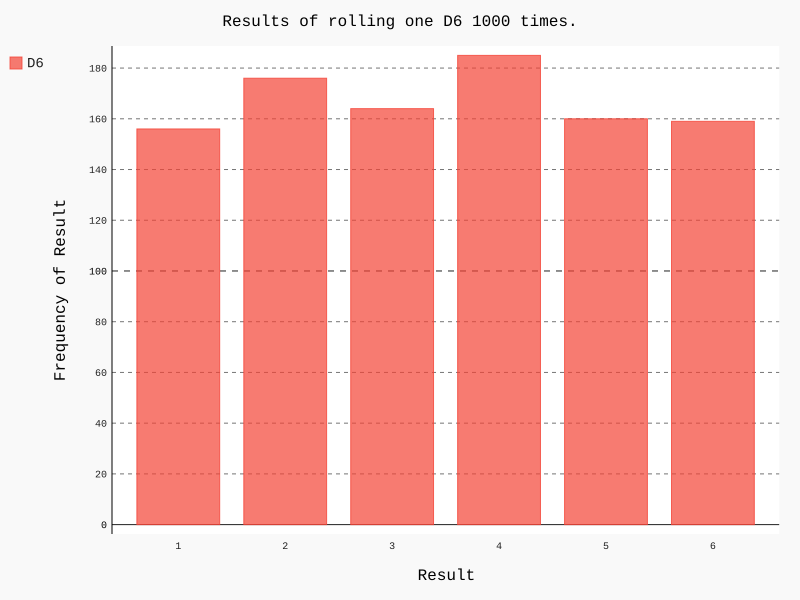

Python code for this plot:
import pygal

from die import Die

# Cria um D6.
die = Die()

# Faz alguns lançamentos e armazena os resultados em uma lista.
results = [die.roll() for roll_num in range(1000)]

# Analisa os resultados.
frequencies = [results.count(value) for value in range(1, die.num_sides + 1)]

# Visualiza os resultados.
hist = pygal.Bar()

hist.title = "Results of rolling one D6 1000 times."
hist.x_labels = [str(x) for x in range(1, die.num_sides + 1)]
hist.x_title = "Result"
hist.y_title = "Frequency of Result"

hist.add('D6', frequencies)
hist.render_to_file('die2_visual.svg')
